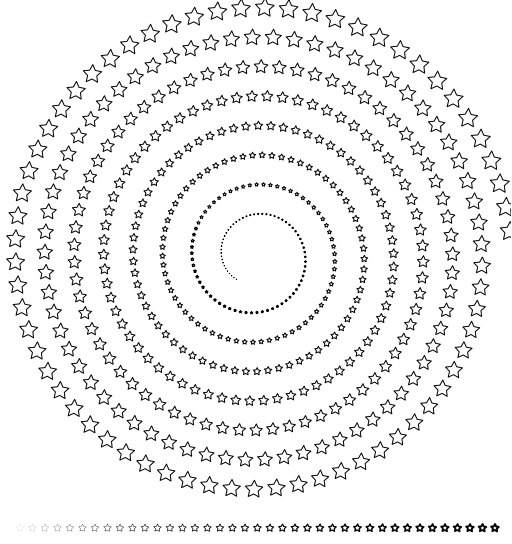

Write the Python code that produced this figure.
#!/usr/bin/env python
# -*- coding: utf-8 -*-
# -----------------------------------------------------------------------------
# Copyright (C) 2013 Nicolas P. Rougier. All rights reserved.
# 
# Redistribution and use in source and binary forms, with or without
# modification, are permitted provided that the following conditions are met:
# 
# 1. Redistributions of source code must retain the above copyright notice,
#    this list of conditions and the following disclaimer.
# 
# 2. Redistributions in binary form must reproduce the above copyright
#    notice, this list of conditions and the following disclaimer in the
#    documentation and/or other materials provided with the distribution.
# 
# THIS SOFTWARE IS PROVIDED BY NICOLAS P. ROUGIER ''AS IS'' AND ANY EXPRESS OR
# IMPLIED WARRANTIES, INCLUDING, BUT NOT LIMITED TO, THE IMPLIED WARRANTIES OF
# MERCHANTABILITY AND FITNESS FOR A PARTICULAR PURPOSE ARE DISCLAIMED. IN NO
# EVENT SHALL NICOLAS P. ROUGIER OR CONTRIBUTORS BE LIABLE FOR ANY DIRECT,
# INDIRECT, INCIDENTAL, SPECIAL, EXEMPLARY, OR CONSEQUENTIAL DAMAGES
# (INCLUDING, BUT NOT LIMITED TO, PROCUREMENT OF SUBSTITUTE GOODS OR SERVICES;
# LOSS OF USE, DATA, OR PROFITS; OR BUSINESS INTERRUPTION) HOWEVER CAUSED AND
# ON ANY THEORY OF LIABILITY, WHETHER IN CONTRACT, STRICT LIABILITY, OR TORT
# (INCLUDING NEGLIGENCE OR OTHERWISE) ARISING IN ANY WAY OUT OF THE USE OF
# THIS SOFTWARE, EVEN IF ADVISED OF THE POSSIBILITY OF SUCH DAMAGE.
# 
# The views and conclusions contained in the software and documentation are
# those of the authors and should not be interpreted as representing official
# policies, either expressed or implied, of Nicolas P. Rougier.
# -----------------------------------------------------------------------------
from agg_setup import *

# -------------------------------------
def star( r1=0.5, r2=1.0, n=5):
    points = []
    n *= 2
    for i in np.arange(n+1):
        if i%2: r = r1
        else:   r = r2
        theta = np.pi/12 + 2*np.pi * i/float(n)
        x = r*np.cos(theta)
        y = r*np.sin(theta)
        points.append( [x,y])
    return np.array(points).reshape(n+1,2)


verts = star()
codes = [Path.MOVETO,] +[Path.LINETO,]*(len(verts)-2) + [Path.CLOSEPOLY]


radius = 255.0
theta, dtheta = 0, 5.5/180.0*np.pi
for i in range(500):
    theta += dtheta
    x = 256+radius*np.cos(theta)
    y = 256+32+radius*np.sin(theta)
    r = 10.1-i*0.02
    radius -= 0.45
    path = Path(verts*r+(x,y), codes, closed=True)
    patch = patches.PathPatch(path, facecolor='none', lw=1.0)
    axes.add_patch(patch)


for i in range(0,39):
    linewidth = (i+1)/20.0
    x = 20+i*12.5 - r
    y = 16
    path = Path(verts*4+(x,y), codes, closed=True)
    patch = patches.PathPatch(path, facecolor='none', lw=linewidth)
    axes.add_patch(patch)

fig.savefig('agg-stars.png')
plt.show()
